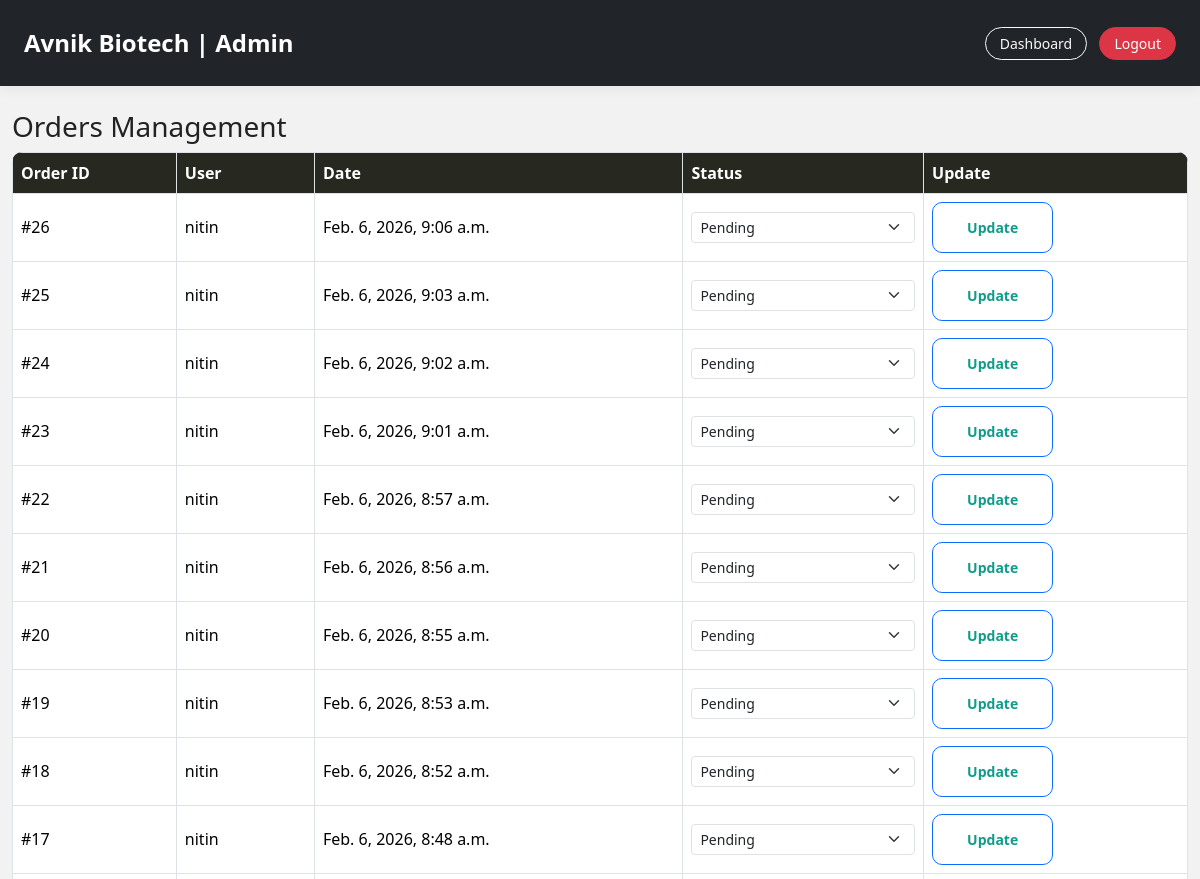
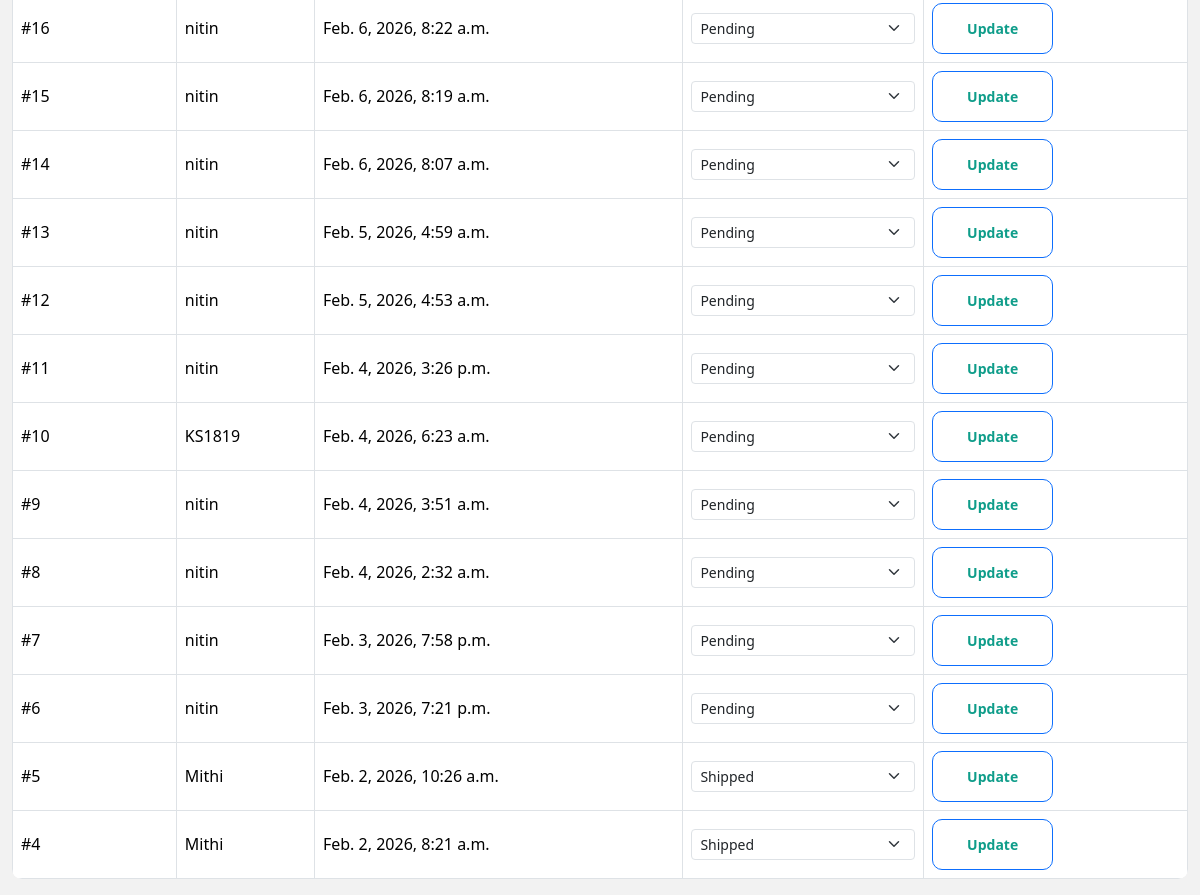
Screenshot of /dashboard/orders/ (signed in) with the database file from the repository (2 pictures, top to bottom).
### userapp/models.py (models this page shows, shortened)
class Order(models.Model):
    STATUS_CHOICES = [
        ('PENDING', 'Pending'),
        ('SHIPPED', 'Shipped'),
        ('DELIVERED', 'Delivered'),
    ]
    user = models.ForeignKey(User, on_delete=models.CASCADE)
    created_at = models.DateTimeField(auto_now_add=True)
    status = models.CharField(
        max_length=20,
        choices=STATUS_CHOICES,
        default='PENDING'
    )

### adminapp/views.py (the view)
# urls.py: path('dashboard/orders/', views.admin_orders, name='admin_orders'),
@login_required
@user_passes_test(is_admin)
def admin_orders(request):
    if request.method == "POST":
        order_id = request.POST.get("order_id")
        new_status = request.POST.get("status")
        Order.objects.filter(id=order_id).update(status=new_status)
    orders = Order.objects.all().order_by("-created_at")
    context = {
        "orders": orders,
        "orders_count": orders.count(),   # returns 0 if empty
    }
    return render(request, "adminpanel/orders.html", context)

### adminapp/views.py (called while the page is built)
def is_admin(user):
    return user.is_staff or user.is_superuser

### userapp/context_processors.py (called while the page is built)
def cart_count(request):
    cart = request.session.get('cart', {})
    return {
        'cart_count': sum(cart.values())
    }

### templates/adminpanel/orders.html (shortened to what this page needs)
{% extends 'admin_base.html' %}
{% block content %}
<h3>Orders Management</h3>
<table class="table table-bordered align-middle">
  <tr>
    <th>Order ID</th>
    <th>User</th>
    <th>Date</th>
    <th>Status</th>
    <th>Update</th>
  </tr>
  {% for order in orders %}
  <tr>
    <td>#{{ order.id }}</td>
    <td>{{ order.user.username }}</td>
    <td>{{ order.created_at }}</td>
    <td>
      <form method="post" class="d-flex gap-2">
        <select name="status" class="form-select form-select-sm">
          <option value="PENDING" {% if order.status == "PENDING" %}selected{% endif %}>Pending</option>
          <option value="SHIPPED" {% if order.status == "SHIPPED" %}selected{% endif %}>Shipped</option>
        </select>
    </td>
    <td>
        <button class="btn btn-sm btn-primary">Update</button>
    </td>
  </tr>
  {% empty %}
  <tr>
    <td colspan="5">No orders found</td>
  </tr>
  {% endfor %}
</table>
{% endblock %}

### static/css/style.css (style rules this page uses)
body { margin: 0; padding: 0; }
body { font-family: 'Segoe UI', Roboto, Arial, sans-serif; background-color: #f4f6f9; color: #222; }
.btn { border-radius: 30px; padding: 8px 22px; font-weight: 500; }
.btn-sm { padding: 5px 14px; border-radius: 20px; }
.table { background: #fff; border-radius: 10px; overflow: hidden; }
.table th { font-weight:600; background-color: #272921; color: #fff; }
html { scroll-behavior: smooth; }
* { margin: 0; padding: 0; box-sizing: border-box; font-family: "Segoe UI", sans-serif; }
body { background: #f2f2f2; }
.btn-primary { background: #fff; color: #0f9d8a; padding: 14px 34px; border-radius: 10px; font-weight: 600; text-decoration: none; }

### rows the page displays
Order: id "26", user.username "nitin", created_at "Feb. 6, 2026, 9:06 a.m."
Order: id "25", user.username "nitin", created_at "Feb. 6, 2026, 9:03 a.m."
Order: id "24", user.username "nitin", created_at "Feb. 6, 2026, 9:02 a.m."
Order: id "23", user.username "nitin", created_at "Feb. 6, 2026, 9:01 a.m."
Order: id "22", user.username "nitin", created_at "Feb. 6, 2026, 8:57 a.m."
Order: id "21", user.username "nitin", created_at "Feb. 6, 2026, 8:56 a.m."
Order: id "20", user.username "nitin", created_at "Feb. 6, 2026, 8:55 a.m."
Order: id "19", user.username "nitin", created_at "Feb. 6, 2026, 8:53 a.m."
Order: id "18", user.username "nitin", created_at "Feb. 6, 2026, 8:52 a.m."
Order: id "17", user.username "nitin", created_at "Feb. 6, 2026, 8:48 a.m."
Order: id "16", user.username "nitin", created_at "Feb. 6, 2026, 8:22 a.m."
Order: id "15", user.username "nitin", created_at "Feb. 6, 2026, 8:19 a.m."
Order: id "14", user.username "nitin", created_at "Feb. 6, 2026, 8:07 a.m."
Order: id "13", user.username "nitin", created_at "Feb. 5, 2026, 4:59 a.m."
Order: id "12", user.username "nitin", created_at "Feb. 5, 2026, 4:53 a.m."
Order: id "11", user.username "nitin", created_at "Feb. 4, 2026, 3:26 p.m."
Order: id "10", user.username "KS1819", created_at "Feb. 4, 2026, 6:23 a.m.", status "Pending"
Order: id "9", user.username "nitin", created_at "Feb. 4, 2026, 3:51 a.m."
Order: id "8", user.username "nitin", created_at "Feb. 4, 2026, 2:32 a.m."
Order: id "7", user.username "nitin", created_at "Feb. 3, 2026, 7:58 p.m."
Order: id "6", user.username "nitin", created_at "Feb. 3, 2026, 7:21 p.m."
Order: id "5", user.username "Mithi", created_at "Feb. 2, 2026, 10:26 a.m.", status "Shipped"
Order: id "4", user.username "Mithi", created_at "Feb. 2, 2026, 8:21 a.m.", status "Shipped"
